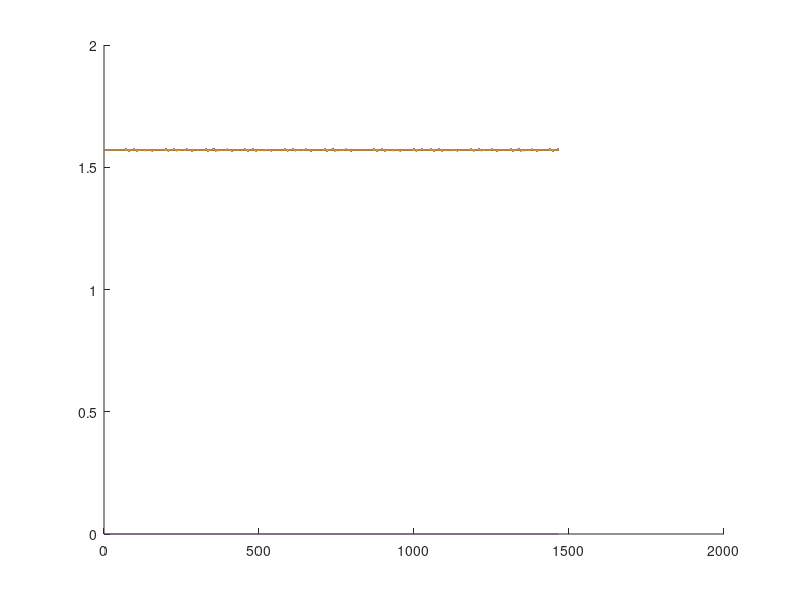

This figure's MATLAB source:
test = csvread('fixa.txt');
sensor1 = test(1:end,3:8);
sensor2 = test(1:end,11:end);
theta1 = acos(sensor1(:,3)/sqrt(sensor1(:,1).^2+sensor1(:,2).^2+sensor1(:,3).^2));
hold on;
plot(theta1);
plot(sensor2(:,1));